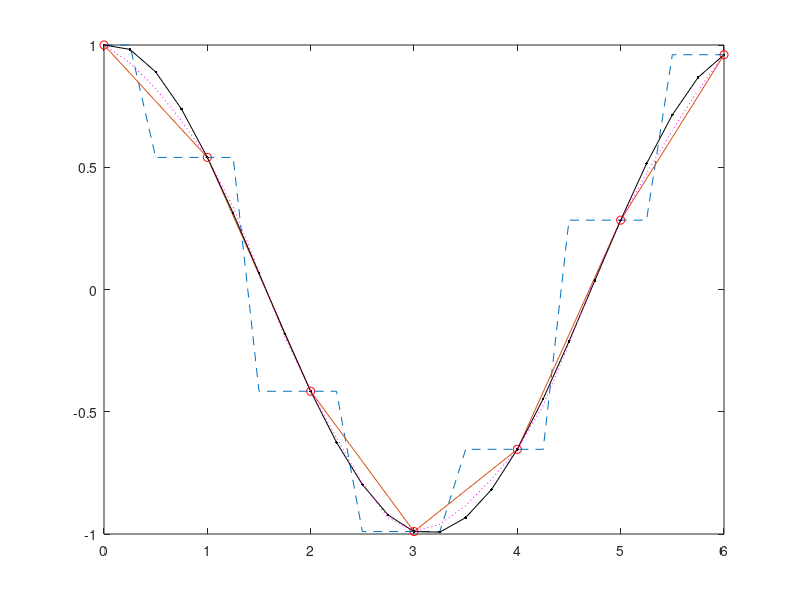

The MATLAB script that drew this image:
function output = test()
%test - Description
%
% Syntax: output = test()
%
% Long description
    x = 0:6;
    y = cos(x);
    xi = 0:.25:6;
    yi1 = interp1(x,y,xi,'*nearest');
    yi2 = interp1(x,y,xi,'*linear');
    yi3 = interp1(x,y,xi,'*spline');
    yi4 = interp1(x,y,xi,'*cubic');
    plot(x, y, 'ro', xi, yi1, '--', xi, yi2, '-', xi, yi3, 'k.-', xi, yi4, 'm:')
    
end